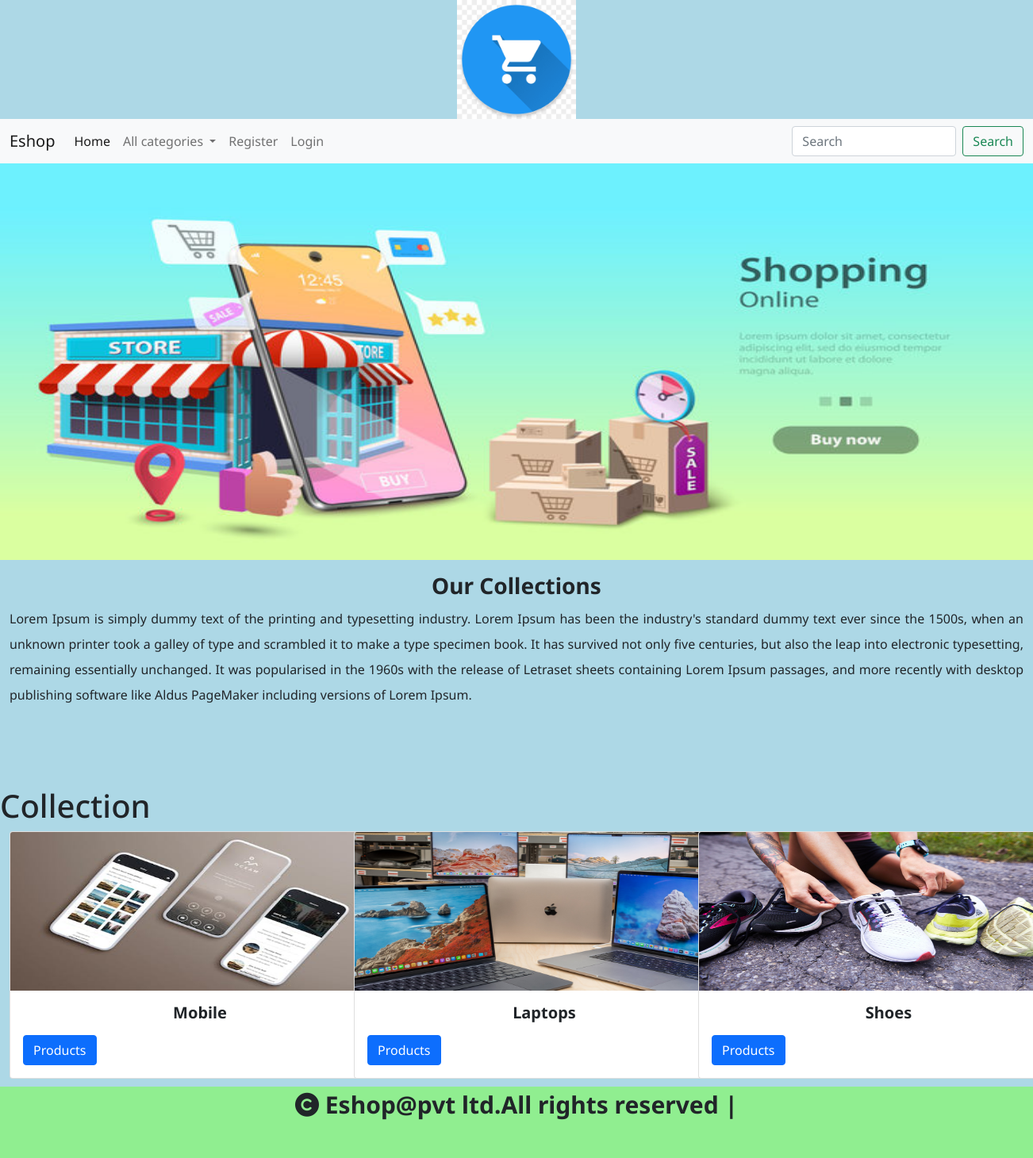
The page / on the database its author committed.
### shop/models.py (models this page shows, shortened)
class Category(models.Model):
    name=models.CharField(max_length=20)
    desc=models.TextField(default=0)
    image=models.ImageField(upload_to="category",null=True,blank=True)

### shop/views.py (the view)
# urls.py: path('',views.allcategories,name="allcat"),
def allcategories(request):
    c=Category.objects.all()
    return render(request,'category.html',{'c':c})

### cart/context_processors.py (called while the page is built)
def total_count(request):
    item_count=0
    u=request.user
    try:
        cart=Cart.objects.filter(user=u)
        for i in cart:
            item_count+=i.quantity
    except:
        item_count=0
    return{'count':item_count}

### shop/context_processors.py (called while the page is built)
def menu_links(request):
    c=Category.objects.all()
    return {'links':c}

### templates/category.html (shortened to what this page needs)
{% extends 'base.html' %}
{% load static %}
{% block content %}
<div>
    <img src="{% static 'images/ban.jpg' %}" height="500px" width="100%">
</div>
<div class="container-fluid mt-3" style="margin-bottom:100px">
<h3 class="text-center fw-bold">Our Collections</h3>
<p style="text-align:justify;line-height:2;">Lorem Ipsum is simply dummy text of the printing and typesetting industry. Lorem Ipsum has been the industry's standard dummy text ever since the 1500s, when an unknown printer took a galley of type and scrambled it to make a type specimen book. It has survived not only five centuries, but also the leap into electronic typesetting, remaining essentially unchanged. It was popularised in the 1960s with the release of Letraset sheets containing Lorem Ipsum passages, and more recently with desktop publishing software like Aldus PageMaker including versions of Lorem Ipsum.</p>
</div>
{% endblock %}
{% block category %}
<h1>Collection</h1>
<div class="container-fluid" style="margin-bottom:100px;">
    <div class="row">
    {% for i in c %}
    <div class="col-sm-4">
        <div class="card" style="width:30rem;" >
            <img src="{{i.image.url}}" width="80%" height="200px"  class="card-img-top" >
            <div class="card-body">
            <h5 class="card-title text-center fw-bold">{{i.name}}</h5>
            <a href="{% url 'shop:allproducts' i.name %}" class="btn btn-primary">Products</a>
  </div>
</div>
    </div>
    {% endfor %}
</div>
</div>
{% endblock %}

### static/css/style.css (style rules this page uses)
body { background-color:lightblue; font-family: 'Noto Sans', sans-serif; }

### rows shown on the page
Category: image (picture), name "Mobile"
Category: image (picture), name "Laptops"
Category: image (picture), name "Shoes"
